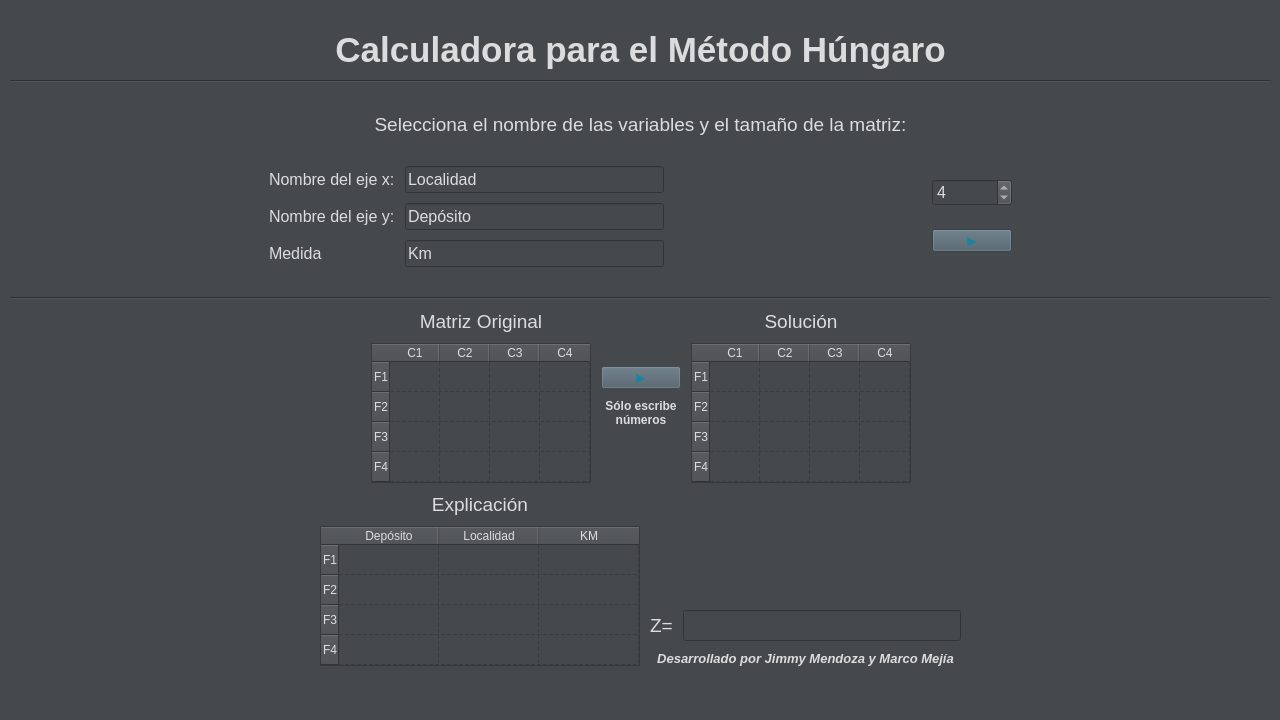
<?xml version="1.0" encoding="UTF-8"?>
<ui version="4.0">
 <class>MainWindow</class>
 <widget class="QMainWindow" name="MainWindow">
  <property name="enabled">
   <bool>true</bool>
  </property>
  <property name="geometry">
   <rect>
    <x>0</x>
    <y>0</y>
    <width>1280</width>
    <height>720</height>
   </rect>
  </property>
  <property name="sizePolicy">
   <sizepolicy hsizetype="Fixed" vsizetype="Fixed">
    <horstretch>0</horstretch>
    <verstretch>0</verstretch>
   </sizepolicy>
  </property>
  <property name="windowTitle">
   <string>Húngaro Calculadora</string>
  </property>
  <property name="windowOpacity">
   <double>0.990000000000000</double>
  </property>
  <property name="styleSheet">
   <string notr="true">background-color: rgb(70, 73, 76);
color: rgb(220, 220, 221);</string>
  </property>
  <widget class="QWidget" name="centralwidget">
   <property name="sizePolicy">
    <sizepolicy hsizetype="Fixed" vsizetype="Fixed">
     <horstretch>0</horstretch>
     <verstretch>0</verstretch>
    </sizepolicy>
   </property>
   <property name="cursor">
    <cursorShape>ArrowCursor</cursorShape>
   </property>
   <property name="autoFillBackground">
    <bool>false</bool>
   </property>
   <property name="styleSheet">
    <string notr="true"/>
   </property>
   <widget class="QWidget" name="verticalLayoutWidget">
    <property name="geometry">
     <rect>
      <x>0</x>
      <y>0</y>
      <width>1281</width>
      <height>721</height>
     </rect>
    </property>
    <layout class="QVBoxLayout" name="head_layout">
     <property name="spacing">
      <number>10</number>
     </property>
     <property name="leftMargin">
      <number>10</number>
     </property>
     <property name="topMargin">
      <number>30</number>
     </property>
     <property name="rightMargin">
      <number>10</number>
     </property>
     <property name="bottomMargin">
      <number>30</number>
     </property>
     <item>
      <widget class="QLabel" name="titulo">
       <property name="font">
        <font>
         <pointsize>26</pointsize>
         <weight>75</weight>
         <bold>true</bold>
        </font>
       </property>
       <property name="text">
        <string>Calculadora para el Método Húngaro</string>
       </property>
       <property name="alignment">
        <set>Qt::AlignCenter</set>
       </property>
      </widget>
     </item>
     <item>
      <widget class="Line" name="line">
       <property name="orientation">
        <enum>Qt::Horizontal</enum>
       </property>
      </widget>
     </item>
     <item>
      <layout class="QVBoxLayout" name="body_layout">
       <property name="topMargin">
        <number>20</number>
       </property>
       <item>
        <widget class="QLabel" name="selecciona_layout">
         <property name="font">
          <font>
           <pointsize>14</pointsize>
          </font>
         </property>
         <property name="text">
          <string>Selecciona el nombre de las variables y el tamaño de la matriz:</string>
         </property>
         <property name="alignment">
          <set>Qt::AlignCenter</set>
         </property>
         <property name="wordWrap">
          <bool>true</bool>
         </property>
        </widget>
       </item>
       <item>
        <layout class="QHBoxLayout" name="spin_layuot">
         <property name="topMargin">
          <number>20</number>
         </property>
         <property name="bottomMargin">
          <number>20</number>
         </property>
         <item>
          <spacer name="horizontalSpacer">
           <property name="orientation">
            <enum>Qt::Horizontal</enum>
           </property>
           <property name="sizeHint" stdset="0">
            <size>
             <width>40</width>
             <height>20</height>
            </size>
           </property>
          </spacer>
         </item>
         <item>
          <layout class="QVBoxLayout" name="verticalLayout_5">
           <item>
            <widget class="QLabel" name="label_4">
             <property name="font">
              <font>
               <pointsize>12</pointsize>
              </font>
             </property>
             <property name="text">
              <string>Nombre del eje x:</string>
             </property>
            </widget>
           </item>
           <item>
            <widget class="QLabel" name="label_5">
             <property name="font">
              <font>
               <pointsize>12</pointsize>
              </font>
             </property>
             <property name="text">
              <string>Nombre del eje y:</string>
             </property>
            </widget>
           </item>
           <item>
            <widget class="QLabel" name="label_7">
             <property name="font">
              <font>
               <pointsize>12</pointsize>
              </font>
             </property>
             <property name="text">
              <string>Medida</string>
             </property>
            </widget>
           </item>
          </layout>
         </item>
         <item>
          <layout class="QVBoxLayout" name="verticalLayout_6">
           <item>
            <widget class="QLineEdit" name="fieldEjeX">
             <property name="font">
              <font>
               <pointsize>12</pointsize>
              </font>
             </property>
             <property name="text">
              <string>Localidad</string>
             </property>
            </widget>
           </item>
           <item>
            <widget class="QLineEdit" name="fieldEjeY">
             <property name="font">
              <font>
               <pointsize>12</pointsize>
              </font>
             </property>
             <property name="text">
              <string>Depósito</string>
             </property>
            </widget>
           </item>
           <item>
            <widget class="QLineEdit" name="fieldMedida">
             <property name="font">
              <font>
               <pointsize>12</pointsize>
              </font>
             </property>
             <property name="text">
              <string>Km</string>
             </property>
            </widget>
           </item>
          </layout>
         </item>
         <item>
          <spacer name="horizontalSpacer_5">
           <property name="orientation">
            <enum>Qt::Horizontal</enum>
           </property>
           <property name="sizeHint" stdset="0">
            <size>
             <width>40</width>
             <height>20</height>
            </size>
           </property>
          </spacer>
         </item>
         <item>
          <layout class="QVBoxLayout" name="verticalLayout_2">
           <item>
            <widget class="QSpinBox" name="spinMatriz">
             <property name="font">
              <font>
               <pointsize>12</pointsize>
              </font>
             </property>
             <property name="value">
              <number>4</number>
             </property>
            </widget>
           </item>
           <item>
            <widget class="QPushButton" name="botonCrear">
             <property name="styleSheet">
              <string notr="true">background-color: rgb(76, 92, 104);
color: rgb(25, 133, 161);</string>
             </property>
             <property name="text">
              <string>▶</string>
             </property>
            </widget>
           </item>
          </layout>
         </item>
         <item>
          <spacer name="horizontalSpacer_2">
           <property name="orientation">
            <enum>Qt::Horizontal</enum>
           </property>
           <property name="sizeHint" stdset="0">
            <size>
             <width>40</width>
             <height>20</height>
            </size>
           </property>
          </spacer>
         </item>
        </layout>
       </item>
       <item>
        <widget class="Line" name="line_2">
         <property name="orientation">
          <enum>Qt::Horizontal</enum>
         </property>
        </widget>
       </item>
       <item>
        <layout class="QHBoxLayout" name="table_layout">
         <item>
          <spacer name="horizontalSpacer_3">
           <property name="orientation">
            <enum>Qt::Horizontal</enum>
           </property>
           <property name="sizeType">
            <enum>QSizePolicy::Expanding</enum>
           </property>
           <property name="sizeHint" stdset="0">
            <size>
             <width>40</width>
             <height>20</height>
            </size>
           </property>
          </spacer>
         </item>
         <item>
          <layout class="QVBoxLayout" name="verticalLayout">
           <item>
            <widget class="QLabel" name="label_3">
             <property name="font">
              <font>
               <pointsize>14</pointsize>
              </font>
             </property>
             <property name="text">
              <string>Matriz Original</string>
             </property>
             <property name="alignment">
              <set>Qt::AlignCenter</set>
             </property>
            </widget>
           </item>
           <item>
            <widget class="QTableWidget" name="tablaOriginal">
             <property name="sizePolicy">
              <sizepolicy hsizetype="Fixed" vsizetype="Fixed">
               <horstretch>0</horstretch>
               <verstretch>0</verstretch>
              </sizepolicy>
             </property>
             <property name="minimumSize">
              <size>
               <width>0</width>
               <height>0</height>
              </size>
             </property>
             <property name="autoFillBackground">
              <bool>true</bool>
             </property>
             <property name="styleSheet">
              <string notr="true">border-top-color: rgb(76, 92, 104);
border-left-color: rgb(76, 92, 104);
color: rgb(220, 220, 221);</string>
             </property>
             <property name="frameShape">
              <enum>QFrame::StyledPanel</enum>
             </property>
             <property name="verticalScrollBarPolicy">
              <enum>Qt::ScrollBarAlwaysOff</enum>
             </property>
             <property name="horizontalScrollBarPolicy">
              <enum>Qt::ScrollBarAlwaysOff</enum>
             </property>
             <property name="sizeAdjustPolicy">
              <enum>QAbstractScrollArea::AdjustToContents</enum>
             </property>
             <property name="showGrid">
              <bool>true</bool>
             </property>
             <property name="gridStyle">
              <enum>Qt::DashLine</enum>
             </property>
             <attribute name="horizontalHeaderDefaultSectionSize">
              <number>50</number>
             </attribute>
             <row>
              <property name="text">
               <string>F1</string>
              </property>
             </row>
             <row>
              <property name="text">
               <string>F2</string>
              </property>
             </row>
             <row>
              <property name="text">
               <string>F3</string>
              </property>
             </row>
             <row>
              <property name="text">
               <string>F4</string>
              </property>
             </row>
             <column>
              <property name="text">
               <string>C1</string>
              </property>
             </column>
             <column>
              <property name="text">
               <string>C2</string>
              </property>
             </column>
             <column>
              <property name="text">
               <string>C3</string>
              </property>
             </column>
             <column>
              <property name="text">
               <string>C4</string>
              </property>
             </column>
            </widget>
           </item>
          </layout>
         </item>
         <item>
          <layout class="QVBoxLayout" name="verticalLayout_7">
           <item>
            <spacer name="verticalSpacer_2">
             <property name="orientation">
              <enum>Qt::Vertical</enum>
             </property>
             <property name="sizeType">
              <enum>QSizePolicy::MinimumExpanding</enum>
             </property>
             <property name="sizeHint" stdset="0">
              <size>
               <width>20</width>
               <height>40</height>
              </size>
             </property>
            </spacer>
           </item>
           <item>
            <widget class="QPushButton" name="botonResolver">
             <property name="enabled">
              <bool>false</bool>
             </property>
             <property name="styleSheet">
              <string notr="true">background-color: rgb(76, 92, 104);
color: rgb(25, 133, 161);</string>
             </property>
             <property name="text">
              <string>▶</string>
             </property>
            </widget>
           </item>
           <item>
            <widget class="QLabel" name="labelAdvertencia">
             <property name="enabled">
              <bool>true</bool>
             </property>
             <property name="maximumSize">
              <size>
               <width>80</width>
               <height>16777215</height>
              </size>
             </property>
             <property name="font">
              <font>
               <weight>75</weight>
               <bold>true</bold>
              </font>
             </property>
             <property name="text">
              <string>Sólo escribe números</string>
             </property>
             <property name="scaledContents">
              <bool>true</bool>
             </property>
             <property name="alignment">
              <set>Qt::AlignCenter</set>
             </property>
             <property name="wordWrap">
              <bool>true</bool>
             </property>
            </widget>
           </item>
           <item>
            <spacer name="verticalSpacer_3">
             <property name="orientation">
              <enum>Qt::Vertical</enum>
             </property>
             <property name="sizeType">
              <enum>QSizePolicy::MinimumExpanding</enum>
             </property>
             <property name="sizeHint" stdset="0">
              <size>
               <width>20</width>
               <height>40</height>
              </size>
             </property>
            </spacer>
           </item>
          </layout>
         </item>
         <item>
          <layout class="QVBoxLayout" name="verticalLayout_3">
           <item>
            <widget class="QLabel" name="label">
             <property name="font">
              <font>
               <pointsize>14</pointsize>
              </font>
             </property>
             <property name="text">
              <string>Solución</string>
             </property>
             <property name="alignment">
              <set>Qt::AlignCenter</set>
             </property>
            </widget>
           </item>
           <item>
            <widget class="QTableWidget" name="tablaSolucion">
             <property name="sizePolicy">
              <sizepolicy hsizetype="Fixed" vsizetype="Fixed">
               <horstretch>0</horstretch>
               <verstretch>0</verstretch>
              </sizepolicy>
             </property>
             <property name="autoFillBackground">
              <bool>true</bool>
             </property>
             <property name="styleSheet">
              <string notr="true">border-top-color: rgb(76, 92, 104);
border-left-color: rgb(76, 92, 104);
color: rgb(220, 220, 221);</string>
             </property>
             <property name="frameShape">
              <enum>QFrame::StyledPanel</enum>
             </property>
             <property name="verticalScrollBarPolicy">
              <enum>Qt::ScrollBarAlwaysOff</enum>
             </property>
             <property name="horizontalScrollBarPolicy">
              <enum>Qt::ScrollBarAlwaysOff</enum>
             </property>
             <property name="sizeAdjustPolicy">
              <enum>QAbstractScrollArea::AdjustToContents</enum>
             </property>
             <property name="gridStyle">
              <enum>Qt::DashLine</enum>
             </property>
             <attribute name="horizontalHeaderDefaultSectionSize">
              <number>50</number>
             </attribute>
             <row>
              <property name="text">
               <string>F1</string>
              </property>
             </row>
             <row>
              <property name="text">
               <string>F2</string>
              </property>
             </row>
             <row>
              <property name="text">
               <string>F3</string>
              </property>
             </row>
             <row>
              <property name="text">
               <string>F4</string>
              </property>
             </row>
             <column>
              <property name="text">
               <string>C1</string>
              </property>
             </column>
             <column>
              <property name="text">
               <string>C2</string>
              </property>
             </column>
             <column>
              <property name="text">
               <string>C3</string>
              </property>
             </column>
             <column>
              <property name="text">
               <string>C4</string>
              </property>
             </column>
            </widget>
           </item>
          </layout>
         </item>
         <item>
          <spacer name="horizontalSpacer_4">
           <property name="orientation">
            <enum>Qt::Horizontal</enum>
           </property>
           <property name="sizeType">
            <enum>QSizePolicy::Expanding</enum>
           </property>
           <property name="sizeHint" stdset="0">
            <size>
             <width>40</width>
             <height>20</height>
            </size>
           </property>
          </spacer>
         </item>
        </layout>
       </item>
       <item>
        <layout class="QHBoxLayout" name="horizontalLayout_2">
         <item>
          <spacer name="horizontalSpacer_6">
           <property name="orientation">
            <enum>Qt::Horizontal</enum>
           </property>
           <property name="sizeHint" stdset="0">
            <size>
             <width>40</width>
             <height>20</height>
            </size>
           </property>
          </spacer>
         </item>
         <item>
          <layout class="QVBoxLayout" name="verticalLayout_4">
           <item>
            <widget class="QLabel" name="label_2">
             <property name="font">
              <font>
               <pointsize>14</pointsize>
              </font>
             </property>
             <property name="text">
              <string>Explicación</string>
             </property>
             <property name="alignment">
              <set>Qt::AlignCenter</set>
             </property>
            </widget>
           </item>
           <item>
            <widget class="QTableWidget" name="tablaExplicacion">
             <property name="sizePolicy">
              <sizepolicy hsizetype="Fixed" vsizetype="Fixed">
               <horstretch>0</horstretch>
               <verstretch>0</verstretch>
              </sizepolicy>
             </property>
             <property name="autoFillBackground">
              <bool>true</bool>
             </property>
             <property name="styleSheet">
              <string notr="true">border-top-color: rgb(76, 92, 104);
border-left-color: rgb(76, 92, 104);
color: rgb(220, 220, 221);</string>
             </property>
             <property name="frameShape">
              <enum>QFrame::StyledPanel</enum>
             </property>
             <property name="verticalScrollBarPolicy">
              <enum>Qt::ScrollBarAlwaysOff</enum>
             </property>
             <property name="horizontalScrollBarPolicy">
              <enum>Qt::ScrollBarAlwaysOff</enum>
             </property>
             <property name="sizeAdjustPolicy">
              <enum>QAbstractScrollArea::AdjustToContents</enum>
             </property>
             <property name="gridStyle">
              <enum>Qt::DashLine</enum>
             </property>
             <attribute name="horizontalHeaderDefaultSectionSize">
              <number>100</number>
             </attribute>
             <row>
              <property name="text">
               <string>F1</string>
              </property>
             </row>
             <row>
              <property name="text">
               <string>F2</string>
              </property>
             </row>
             <row>
              <property name="text">
               <string>F3</string>
              </property>
             </row>
             <row>
              <property name="text">
               <string>F4</string>
              </property>
             </row>
             <column>
              <property name="text">
               <string>Depósito</string>
              </property>
             </column>
             <column>
              <property name="text">
               <string>Localidad</string>
              </property>
             </column>
             <column>
              <property name="text">
               <string>KM</string>
              </property>
             </column>
            </widget>
           </item>
          </layout>
         </item>
         <item>
          <layout class="QVBoxLayout" name="verticalLayout_8">
           <item>
            <spacer name="verticalSpacer_4">
             <property name="orientation">
              <enum>Qt::Vertical</enum>
             </property>
             <property name="sizeHint" stdset="0">
              <size>
               <width>20</width>
               <height>40</height>
              </size>
             </property>
            </spacer>
           </item>
           <item>
            <layout class="QHBoxLayout" name="horizontalLayout">
             <item>
              <widget class="QLabel" name="label_6">
               <property name="font">
                <font>
                 <pointsize>14</pointsize>
                </font>
               </property>
               <property name="text">
                <string>Z=</string>
               </property>
              </widget>
             </item>
             <item>
              <widget class="QLineEdit" name="fieldZ">
               <property name="font">
                <font>
                 <pointsize>14</pointsize>
                </font>
               </property>
              </widget>
             </item>
            </layout>
           </item>
           <item>
            <widget class="QLabel" name="labelCreditos">
             <property name="font">
              <font>
               <pointsize>10</pointsize>
               <weight>75</weight>
               <italic>true</italic>
               <bold>true</bold>
              </font>
             </property>
             <property name="text">
              <string>Desarrollado por Jimmy Mendoza y Marco Mejía</string>
             </property>
             <property name="alignment">
              <set>Qt::AlignCenter</set>
             </property>
             <property name="wordWrap">
              <bool>true</bool>
             </property>
            </widget>
           </item>
          </layout>
         </item>
         <item>
          <spacer name="horizontalSpacer_7">
           <property name="orientation">
            <enum>Qt::Horizontal</enum>
           </property>
           <property name="sizeHint" stdset="0">
            <size>
             <width>40</width>
             <height>20</height>
            </size>
           </property>
          </spacer>
         </item>
        </layout>
       </item>
       <item>
        <spacer name="verticalSpacer">
         <property name="orientation">
          <enum>Qt::Vertical</enum>
         </property>
         <property name="sizeHint" stdset="0">
          <size>
           <width>20</width>
           <height>40</height>
          </size>
         </property>
        </spacer>
       </item>
      </layout>
     </item>
    </layout>
   </widget>
  </widget>
 </widget>
 <resources/>
 <connections/>
</ui>
